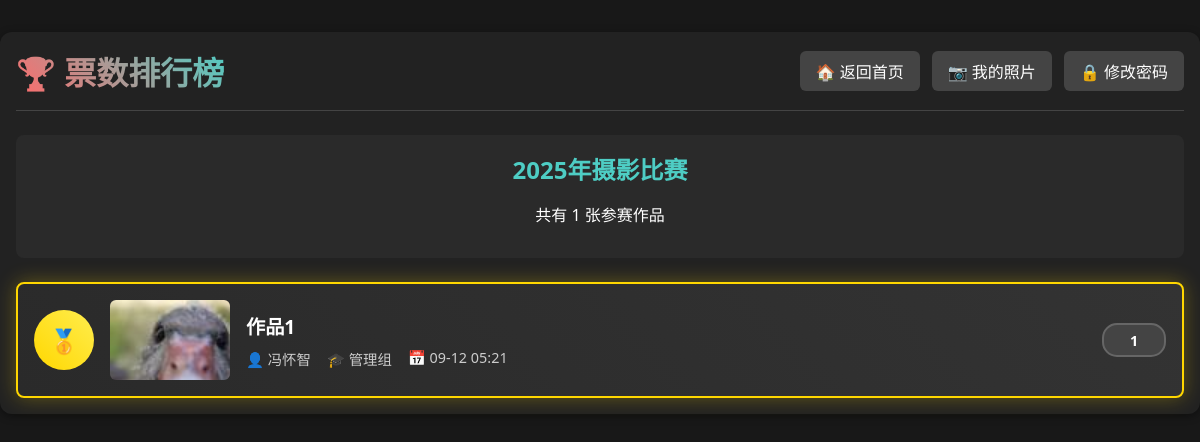
Screenshot of /rankings (signed in) with the database file from the repository.
### app.py (models this page shows)
class Settings(db.Model):
    id = db.Column(db.Integer, primary_key=True)
    contest_title = db.Column(db.String(100), default="2025年摄影比赛")
    allow_upload = db.Column(db.Boolean, default=True)
    allow_vote = db.Column(db.Boolean, default=True)
    one_vote_per_user = db.Column(db.Boolean, default=False)  # 限制每个用户只能投一次票
    vote_start_time = db.Column(db.DateTime, nullable=True)  # 投票开始时间
    vote_end_time = db.Column(db.DateTime, nullable=True)    # 投票结束时间
    show_rankings = db.Column(db.Boolean, default=True)  # 是否显示排行榜
    icp_number = db.Column(db.String(100), nullable=True)  # ICP备案号
    risk_control_enabled = db.Column(db.Boolean, default=True)  # 是否启用风控
    max_votes_per_ip = db.Column(db.Integer, default=10)  # 单IP最大投票次数
    vote_time_window = db.Column(db.Integer, default=60)  # 投票时间窗口（分钟）
    max_accounts_per_ip = db.Column(db.Integer, default=5)  # 单IP最大登录账号数
    account_time_window = db.Column(db.Integer, default=1440)  # 账号登录时间窗口（分钟，默认24小时）
    watermark_enabled = db.Column(db.Boolean, default=True)  # 是否启用水印
    watermark_text = db.Column(db.String(200), default="{contest_title}-{student_name}-{qq_number}")  # 水印文本格式
    watermark_opacity = db.Column(db.Float, default=0.3)  # 水印透明度 (0.1-1.0)
    watermark_position = db.Column(db.String(20), default="bottom_right")  # 水印位置
    watermark_font_size = db.Column(db.Integer, default=20)  # 水印字体大小

class Photo(db.Model):
    id = db.Column(db.Integer, primary_key=True)
    url = db.Column(db.String(128))
    thumb_url = db.Column(db.String(128))
    title = db.Column(db.String(100), nullable=True)  # 作品名称
    class_name = db.Column(db.String(32))
    student_name = db.Column(db.String(32))
    vote_count = db.Column(db.Integer, default=0)
    user_id = db.Column(db.Integer, db.ForeignKey('user.id'), nullable=False)
    status = db.Column(db.Integer, default=0)  # 0=待审核, 1=已通过, 2=已拒绝
    created_at = db.Column(db.DateTime, default=db.func.current_timestamp())
    votes = db.relationship('Vote', backref='photo', lazy=True)

### app.py (the view)
@app.route('/rankings')
@login_required
def rankings():
    settings = get_settings()
    if not settings.show_rankings:
        flash('排行榜功能已关闭')
        return redirect(url_for('index'))
    current_user = None
    if 'user_id' in session:
        current_user = User.query.get(session['user_id'])
    photos = Photo.query.filter_by(status=1).order_by(Photo.vote_count.desc()).all()
    ranked_photos = []
    current_rank = 1
    prev_votes = None
    for index, photo in enumerate(photos):
        if prev_votes is not None and photo.vote_count != prev_votes:
            current_rank = index + 1
        ranked_photos.append({
            'rank': current_rank,
            'photo': photo,
            'is_tied': prev_votes == photo.vote_count if prev_votes is not None else False
        })
        prev_votes = photo.vote_count
    return render_template('rankings.html',
                         contest_title=settings.contest_title,
                         ranked_photos=ranked_photos,
                         total_photos=len(photos),
                         current_user=current_user,
                         settings=settings)

### app.py (called while the page is built)
def login_required(f):
    @wraps(f)
    def decorated_function(*args, **kwargs):
        if 'user_id' not in session:
            return redirect(url_for('login'))
        user = User.query.get(session['user_id'])
        if not user or not user.is_active:
            session.clear()  # 清除session
            flash('账户已被禁用，请联系管理员')
            return redirect(url_for('login'))
        return f(*args, **kwargs)
    return decorated_function

def get_settings():
    settings = Settings.query.first()
    if not settings:
        settings = Settings()
        db.session.add(settings)
        db.session.commit()
    return settings

### templates/rankings.html (shortened to what this page needs)
<!DOCTYPE html>
<html lang="zh-cn">
<head>
</head>
<body>
    <div class="container">
        <div class="header">
            <h1 class="title">🏆 票数排行榜</h1>
            <div class="nav-links">
                <a href="{{ url_for('index') }}" class="nav-btn">🏠 返回首页</a>
                <a href="{{ url_for('my_photos') }}" class="nav-btn">📷 我的照片</a>
                <a href="{{ url_for('change_password') }}" class="nav-btn">🔒 修改密码</a>
            </div>
        </div>
        <div class="stats">
            <h2>{{ contest_title }}</h2>
            <p>共有 {{ total_photos }} 张参赛作品</p>
        </div>
        {% if ranked_photos %}
        <div class="rankings-list">
            {% for item in ranked_photos %}
            <div class="ranking-item {% if item.rank <= 3 %}top-3 rank-{{ item.rank }}{% endif %}">
                <div class="rank-number {% if item.rank > 3 %}default{% endif %}">
                    {% if item.rank == 1 %}🥇
                    {% elif item.rank == 2 %}🥈
                    {% elif item.rank == 3 %}🥉
                    {% else %}{{ item.rank }}
                    {% endif %}
                </div>
                <div class="photo-container">
                    <img src="/thumb/{{ item.photo.id }}" alt="参赛照片" onclick="showModal('/image/{{ item.photo.id }}')">
                </div>
                <div class="photo-info">
                    <div class="photo-title">
                        {{ item.photo.title or '未命名作品' }}
                    </div>
                    <div class="photo-details">
                        <span>👤 {{ item.photo.student_name }}</span>
                        <span>🎓 {{ item.photo.class_name }}</span>
                        <span>📅 {{ item.photo.created_at.strftime('%m-%d %H:%M') if item.photo.created_at else '' }}</span>
                    </div>
                </div>
                <div class="vote-count">
                    {{ item.photo.vote_count }}
                </div>
            </div>
            {% endfor %}
        </div>
        {% else %}
        <div class="empty-state">
            <h3>暂无参赛作品</h3>
            <p>还没有通过审核的作品参与排行榜</p>
        </div>
        {% endif %}
    </div>
</body>
</html>

### templates/rankings.html (style rules this page uses)
body { background: #181818; color: #fff; font-family: 'Segoe UI', Arial, sans-serif; margin: 0; padding: 0; }
.container { max-width: 1200px; margin: 32px auto; padding: 16px; background: #222; border-radius: 12px; box-shadow: 0 2px 8px #0006; }
.header { display: flex; justify-content: space-between; align-items: center; margin-bottom: 24px; padding-bottom: 16px; border-bottom: 1px solid #444; flex-wrap: wrap; gap: 16px; }
.title { font-size: clamp(1.5rem, 4vw, 2rem); margin: 0; background: linear-gradient(45deg, #ff6b6b, #4ecdc4); -webkit-background-clip: text; background-clip: text; -webkit-text-fill-color: transparent; }
.nav-links { display: flex; gap: 12px; flex-wrap: wrap; }
.nav-btn { padding: 8px 16px; background: #444; color: #fff; text-decoration: none; border-radius: 6px; transition: background 0.2s; white-space: nowrap; }
.stats { text-align: center; margin-bottom: 24px; padding: 16px; background: #2a2a2a; border-radius: 8px; }
.stats h2 { margin: 0 0 8px 0; color: #4ecdc4; }
.rankings-list { display: flex; flex-direction: column; gap: 12px; }
.ranking-item { display: flex; align-items: center; padding: 16px; background: #2a2a2a; border-radius: 8px; transition: transform 0.2s, box-shadow 0.2s; position: relative; overflow: hidden; }
.ranking-item.top-3 { background: linear-gradient(45deg, #2a2a2a, #333); border: 2px solid; }
.ranking-item.rank-1 { border-color: #ffd700; box-shadow: 0 0 20px rgba(255, 215, 0, 0.3); }
.rank-number { width: 60px; height: 60px; display: flex; align-items: center; justify-content: center; font-size: 1.5rem; font-weight: bold; border-radius: 50%; margin-right: 16px; flex-shrink: 0; }
.rank-1 .rank-number { background: linear-gradient(45deg, #ffd700, #ffed4e); color: #000; }
.photo-container { width: 120px; height: 80px; margin-right: 16px; flex-shrink: 0; }
.photo-container img { width: 100%; height: 100%; object-fit: cover; border-radius: 6px; cursor: pointer; }
.photo-info { flex: 1; min-width: 0; }
.photo-title { font-size: 1.2rem; font-weight: bold; margin-bottom: 8px; color: #fff; }
.photo-details { display: flex; flex-wrap: wrap; gap: 16px; font-size: 0.9rem; color: #ccc; }
.vote-count { display: flex; align-items: center; justify-content: center; min-width: 60px; height: 30px; background: #444; color: #fff; border-radius: 15px; font-weight: bold; font-size: 0.9rem; margin-left: 16px; flex-shrink: 0; border: 2px solid #666; }

### rows the page displays
Settings: contest_title "2025年摄影比赛"
Photo: photo "作品1", photo.student_name "冯怀智", photo.class_name "管理组", photo.created_at "09-12 05:21", photo.vote_count "1"

### other values shown
{{ total_photos }} "1"
